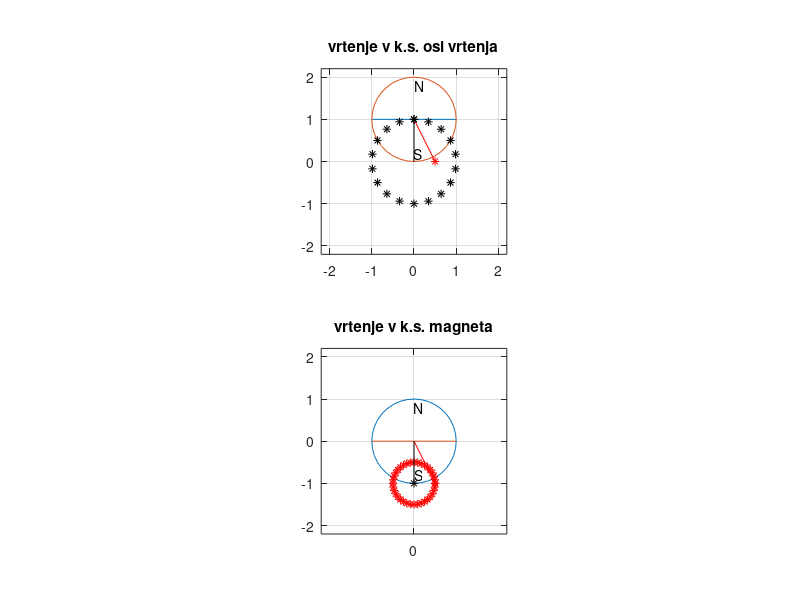

The MATLAB script that drew this image:
stat_eks = [0;0];
dina_eks = [0;1];
n=37;
theta=linspace(0,360,n);

r_mag=1;

sonda_do_osi_vrtenja=[r_mag/2;0]+stat_eks;

zacetno_stanje_magnetne_ovojnice(1,:)=r_mag.*cosd(theta)+dina_eks(1);
zacetno_stanje_magnetne_ovojnice(2,:)=r_mag.*sind(theta)+dina_eks(2);

prva_tocka_sredinske_crte=[-r_mag;0]+dina_eks;
drug_tocka_sredinske_crte=[r_mag;0]+dina_eks;

textN=[0;0.8.*r_mag]+dina_eks;
textS=[0;-0.8.*r_mag]+dina_eks;

f1=figure(1);
set(f1,'Position',[1,41,1920,964])
clf(f1)

sredina_magneta = zeros(2,length(theta));
r0 = zeros(2,length(theta));
vrt_sonde = zeros(2,length(theta));
inverzni_kot = zeros(2,length(theta));
    
limita = 1.1*(r_mag+sum(abs(dina_eks)));

minmax=[sonda_do_osi_vrtenja(1)-sum(abs(dina_eks)), ...
             sonda_do_osi_vrtenja(2)-sum(abs(dina_eks)), ...
             sonda_do_osi_vrtenja(1)+sum(abs(dina_eks)), ...
             sonda_do_osi_vrtenja(2)+sum(abs(dina_eks)) ... 
             ];
axis_potekov_os_sonda = [0,360, -0.05+min(minmax), 0.05+max(minmax)];
novo_stanje_magnetne_ovojnice = zeros(2, length(zacetno_stanje_magnetne_ovojnice));
for zasuk=1:length(theta)

    clf(f1)
    %%%%%%%%%%%%%%%%%%%%%%
    %%% magnet se vrti %%%
    %%%%%%%%%%%%%%%%%%%%%%
    
    % rotacijska matrika odvisna od thete
    rot_matrika=[cosd(theta(zasuk)),-sind(theta(zasuk));...
                 sind(theta(zasuk)), cosd(theta(zasuk))];
    % poisci sredino magnea
    sredinska_crta_magneta_prva=rot_matrika*prva_tocka_sredinske_crte;
    sredinska_crta_magneta_drug=rot_matrika*drug_tocka_sredinske_crte;
    
    sredina_magneta(:,zasuk)=rot_matrika*dina_eks;
    % pozicija napisa N, S
    nov_tN=rot_matrika*textN;
    nov_tS=rot_matrika*textS;
   % razdalja sonda - sredi magneta
    r0(:,zasuk)=-sredina_magneta(:,zasuk)+sonda_do_osi_vrtenja;
    
    % zavrti magnetno ovojnice
    
    for posamezna_tocka=1:length(zacetno_stanje_magnetne_ovojnice)
        novo_stanje_magnetne_ovojnice(:,posamezna_tocka)=rot_matrika* ...
            zacetno_stanje_magnetne_ovojnice(:,posamezna_tocka);
    end
    %%%%%%%%%%%%%%%%%%%%%%%%%%%%%%%%
    %%% vrti sondo in os vrtenja %%%
    %%%%%%%%%%%%%%%%%%%%%%%%%%%%%%%%
    vrt_sonde(:,zasuk) = [cosd(theta(zasuk)),sind(theta(zasuk)); ...
                -sind(theta(zasuk)),cosd(theta(zasuk))] * ...
                sonda_do_osi_vrtenja-dina_eks;
    % razdalja do osi vrtenja v k.s. magneta        
    inverzni_kot(:,zasuk)=rot_matrika*vrt_sonde(:,zasuk);
    
    %% draw images
        
    ax(1)  = subplot(2,1,1);
    ax(2)  = subplot(2,1,2);

    
    % k.s. osi vrtenja magnet se vrti kot je to videti v realnosti
    subplot(2,1,1);
    plot([sredinska_crta_magneta_prva(1),sredinska_crta_magneta_drug(1)],[sredinska_crta_magneta_prva(2),sredinska_crta_magneta_drug(2)])
    hold on
    text(nov_tN(1),nov_tN(2),'N','rotation',theta(zasuk))
    text(nov_tS(1),nov_tS(2),'S','rotation',theta(zasuk))
    plot(novo_stanje_magnetne_ovojnice(1,:),novo_stanje_magnetne_ovojnice(2,:));
    
    plot([sonda_do_osi_vrtenja(1),sredina_magneta(1,zasuk)],[sonda_do_osi_vrtenja(2),sredina_magneta(2,zasuk)],'-r')
    plot(sonda_do_osi_vrtenja(1),sonda_do_osi_vrtenja(2),'*r')
    plot([0,sredina_magneta(1,zasuk)],[0,sredina_magneta(2,zasuk)],'-k')
    plot(sredina_magneta(1,1:2:zasuk),sredina_magneta(2,1:2:zasuk),'*k')

    axis image
    xlim([-limita, limita])
    ylim([-limita, limita])   
    grid on
    hold off
    title('vrtenje v k.s. osi vrtenja')
    
    % k.s. magneta sonda in os vrtenja se vrtita okoli magneta
    subplot(2,1,2);
    plot(cosd(theta),sind(theta))
    hold on
    plot([-r_mag,r_mag],[0,0])
    text(0,0.8*r_mag,'N')
    text(0,-0.8*r_mag,'S')
    
    plot([0,vrt_sonde(1,zasuk)],[0,vrt_sonde(2,zasuk)],'-r')
    hold on
    plot(vrt_sonde(1,1:zasuk),vrt_sonde(2,1:zasuk),'*r')
    plot([0,-dina_eks(1)],[0,-dina_eks(2)],'-k')
    plot(-dina_eks(1),-dina_eks(2),'*k')

    grid on
    axis image

    xlim([-limita, limita])
    ylim([-limita, limita])
    hold off    
    title('vrtenje v k.s. magneta')



    set(ax(2),'xtick',0:30:360)
    drawnow

%% finish for
end